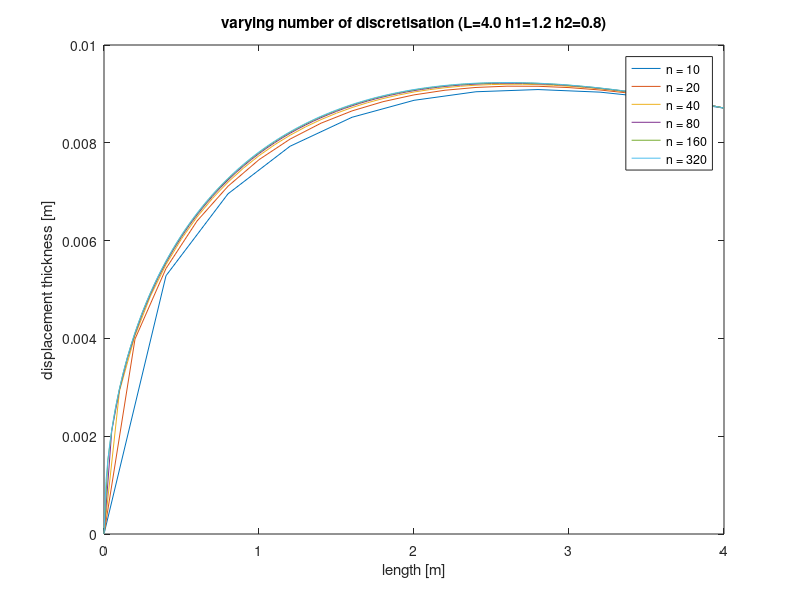
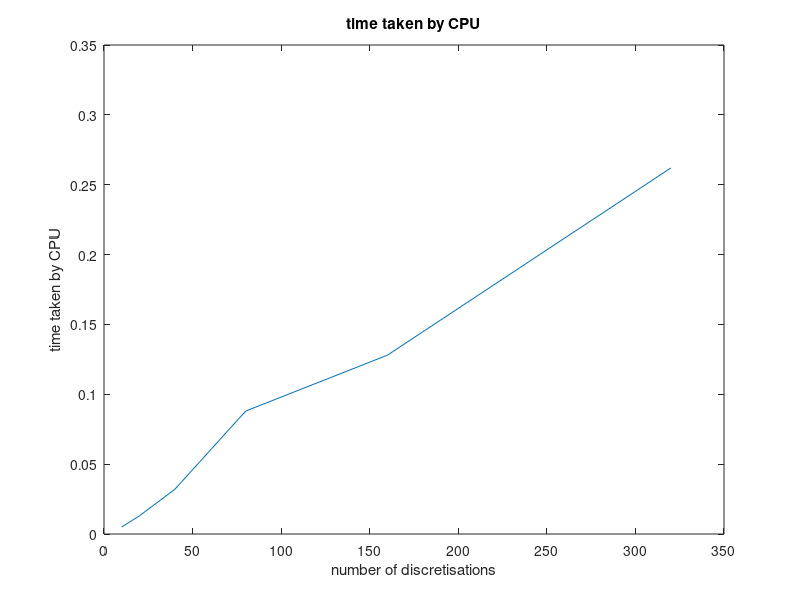
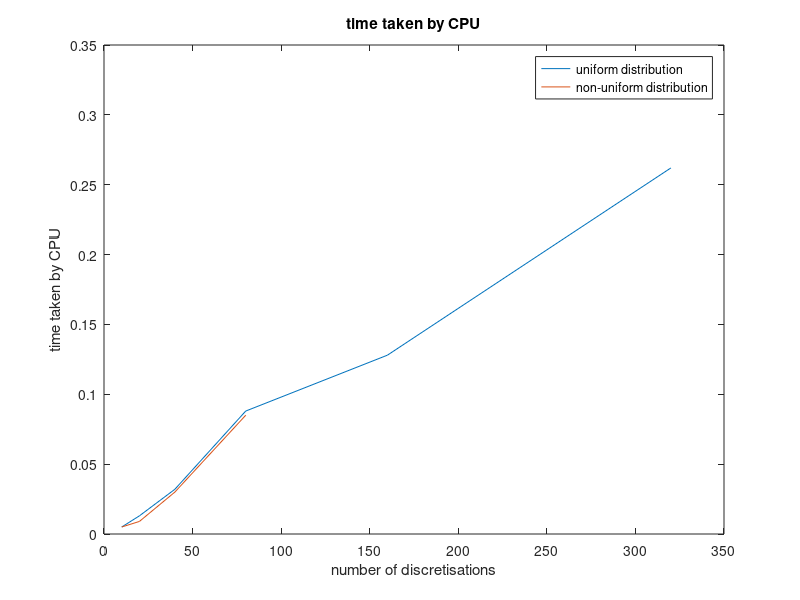
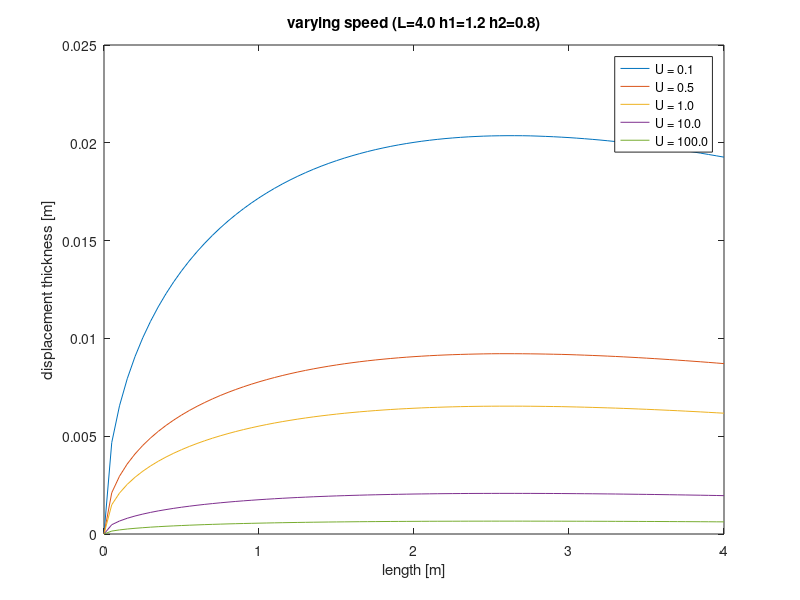

The MATLAB source for these figures, in order:
load('L4H12H08-n10.txt');
load('L4H12H08-n20.txt');
load('L4H12H08-n40.txt');
load('L4H12H08-n80.txt');
load('L4H12H08-n160.txt');
load('L4H12H08-n320.txt');

add = [0 0 0.5 0 0 100];

N10 = dlmread('L4H12H08-n10.txt');
N10 = [add;N10];
N20 = dlmread('L4H12H08-n20.txt');
N20 = [add;N20];
N40 = dlmread('L4H12H08-n40.txt');
N40 = [add;N40];
N80 = dlmread('L4H12H08-n80.txt');
N80 = [add;N80];
N160 = dlmread('L4H12H08-n160.txt');
N160 = [add;N160];
N320 = dlmread('L4H12H08-n320.txt');
N320 = [add;N320];


figure (1)
plot(N10(:,2),N10(:,5))
hold on
plot(N20(:,2),N20(:,5))
plot(N40(:,2),N40(:,5))
plot(N80(:,2),N80(:,5))
plot(N160(:,2),N160(:,5))
plot(N320(:,2),N320(:,5))
hold off

title('varying number of discretisation (L=4.0 h1=1.2 h2=0.8)')
xlabel('length [m]') 
ylabel('displacement thickness [m]')
%ylim([0 2])
legend('n = 10','n = 20', 'n = 40', 'n = 80', 'n = 160', 'n = 320')

% TIME TAKEN
nUniform = [10 20 40 80 160 320];
TimeUniform = [0.005 0.013 0.032 0.088 0.128 0.262];
nNonUniform = [10 20 40 80];
TimeNonUniform = [0.005 0.009 0.03 0.085];

figure (2)
plot(nUniform, TimeUniform)

title('time taken by CPU')
xlabel('number of discretisations')
ylabel('time taken by CPU')

figure (3)
plot(nUniform, TimeUniform)
hold on
plot(nNonUniform, TimeNonUniform)
hold off
title('time taken by CPU')
xlabel('number of discretisations')
ylabel('time taken by CPU')
legend('uniform distribution', 'non-uniform distribution')

% SPEED VARIATION
load('L4H12H08-n80-U0.1.txt');
load('L4H12H08-n80-U1.0.txt');
load('L4H12H08-n80-U10.0.txt');
load('L4H12H08-n80-U100.0.txt');
U01 = dlmread('L4H12H08-n80-U0.1.txt');
U01 = [add;U01];
U1 = dlmread('L4H12H08-n80-U1.0.txt');
U1 = [add;U1];
U10 = dlmread('L4H12H08-n80-U10.0.txt');
U10 = [add;U10];
U100 = dlmread('L4H12H08-n80-U100.0.txt');
U100 = [add;U100];
figure (4) % speed variation displacement thickness
plot(U01(:,2),U01(:,5))
hold on
plot(N80(:,2),N80(:,5))
plot(U1(:,2),U1(:,5))
plot(U10(:,2),U10(:,5))
plot(U100(:,2),U100(:,5))
hold off
title('varying speed (L=4.0 h1=1.2 h2=0.8)')
xlabel('length [m]') 
ylabel('displacement thickness [m]')
%ylim([0 2])
legend('U = 0.1','U = 0.5','U = 1.0', 'U = 10.0', 'U = 100.0')

figure (5) % speed variation - friction stress
plot(U01(:,2),U01(:,6))
hold on
plot(N80(:,2),N80(:,6))
plot(U1(:,2),U1(:,6))
plot(U10(:,2),U10(:,6))
plot(U100(:,2),U100(:,6))
hold off
title('varying speed (L=4.0 h1=1.2 h2=0.8)')
xlabel('length [m]') 
ylabel('friction stress [m]')
ylim([0 0.005])
legend('U = 0.1','U = 0.5','U = 1.0', 'U = 10.0', 'U = 100.0')

% H2 VARIATION
load('L4H12H077-n80.txt');
load('L4H12H10-n80.txt');
load('L4H12H12-n80.txt');
load('L4H12H123-n80.txt');
H077 = dlmread('L4H12H077-n80.txt');
H077 = [add;H077];
H10 = dlmread('L4H12H10-n80.txt');
H10 = [add;H10];
H12 = dlmread('L4H12H12-n80.txt');
H12 = [add;H12];
H123 = dlmread('L4H12H123-n80.txt');
H123 = [add;H123];
figure (6) % h2 variation vs. displacement thickness
plot(H077(:,2),H077(:,5))
hold on
plot(N80(:,2),N80(:,5))
plot(H10(:,2),H10(:,5))
plot(H12(:,2),H12(:,5))
plot(H123(:,2),H123(:,5))
hold off
title('varying h2 (L=4.0 h1=1.2)')
xlabel('length [m]') 
ylabel('displacement thickness [m]')
%ylim([0 2])
legend('h2 = 0.77','h2 = 0.8','h2 = 1.0', 'h2 = 1.2', 'h2 = 1.23')

figure (7) % speed variation - friction stress
plot(H077(:,2),H077(:,6))
hold on
plot(N80(:,2),N80(:,6))
plot(H10(:,2),H10(:,6))
plot(H12(:,2),H12(:,6))
plot(H123(:,2),H123(:,6))
hold off
title('varying h2 (L=4.0 h1=1.2)')
xlabel('length [m]')
ylabel('friction stress [m]')
ylim([0 0.002])
legend('h2 = 0.77','h2 = 0.8','h2 = 1.0', 'h2 = 1.2', 'h2 = 1.23')


